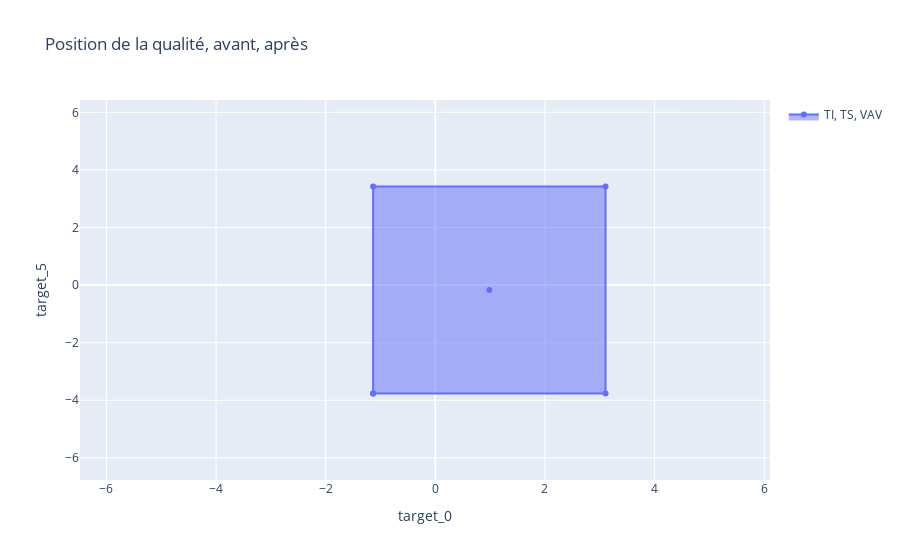

Notebook cell for this chart:
### Code cell
import plotly.graph_objects as go

fig = go.Figure()

fig.update_xaxes(title_text='target_0', range=[inf_limx-3, sup_limx+3])
fig.update_yaxes(title_text='target_5', range=[inf_limy-3, sup_limy+3])

fig.add_trace(go.Scatter(x=[inf_x,inf_x,sup_x,sup_x, inf_x, None, vav_x], y=[inf_y,sup_y,sup_y, inf_y, inf_y, None, vav_y], fill="toself", name='TI, TS, VAV'))

fig.update_layout({'showlegend': True, 'title':'Position de la qualité, avant, après'})
fig.show()

### Figure 1 — Plotly figure (JSON) as saved in the notebook; plotly's stock layout.template omitted (floating-point values rounded to 4 significant figures)
{"data": [{"fill": "toself", "name": "TI, TS, VAV", "type": "scatter", "x": [-1.135, -1.135, 3.105, 3.105, -1.135, null, 0.985], "y": [-3.768, 3.428, 3.428, -3.768, -3.768, null, -0.1702]}], "layout": {"showlegend": true, "title": {"text": "Position de la qualité, avant, après"}, "xaxis": {"range": [-6.482, 6.105], "title": {"text": "target_0"}}, "yaxis": {"range": [-6.768, 6.428], "title": {"text": "target_5"}}}}
